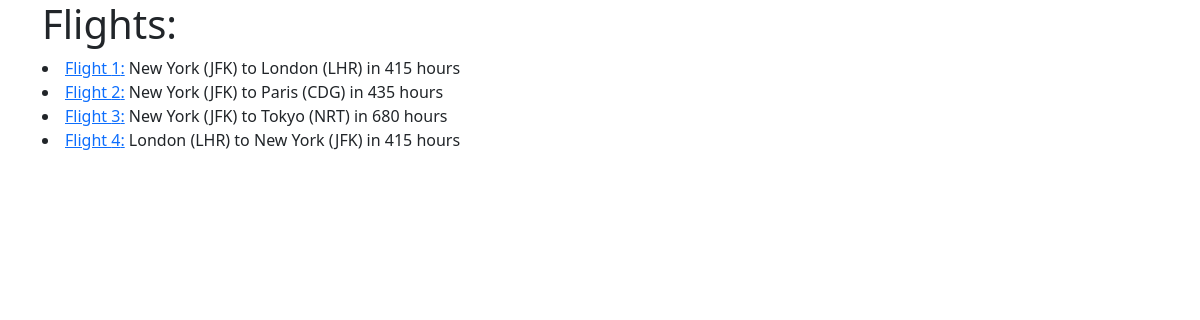
The app's page /flights/ with its own data.
### flights/models.py (models this page shows, shortened)
class Flight(models.Model):
    origin = models.ForeignKey(
        Airport, on_delete=models.CASCADE, related_name="departures")
    destination = models.ForeignKey(
        Airport, on_delete=models.CASCADE, related_name="arrivals")
    duration = models.IntegerField()

class Airport(models.Model):
    code = models.CharField(max_length=3)
    city = models.CharField(max_length=64)
    def __str__(self) -> str:
        return f"{self.city} ({self.code})"

### flights/views.py (the view)
# urls.py: path("", views.index, name="index"),
def index(request):
    return render(request, "flights/index.html", {
        "flights": Flight.objects.all()
    })

### flights/templates/flights/index.html (shortened to what this page needs)
{% extends 'flights/layout.html' %}
{% block body %}
<h1>Flights:</h1>
{% for flight in flights%}
<li>
 <a href="{% url 'flight' flight.id %}">Flight {{flight.id}}:</a> {{flight.origin}} to {{flight.destination}} in {{flight.duration}} hours
</li>
{% endfor %}
{% endblock body %}

### flights/templates/flights/layout.html (shortened to what this page needs)
<!DOCTYPE html>
<html lang="en">
<head>
  <link href="https://cdn.jsdelivr.net/npm/bootstrap@5.0.2/dist/css/bootstrap.min.css" rel="stylesheet">
</head>
<body>
  <div class="container">
  {% block body %}
  {% endblock body %}
</div>
</body>
</html>

### records on screen
Flight: id "1", origin "New York (JFK)", destination "London (LHR)", duration "415"
Flight: id "2", origin "New York (JFK)", destination "Paris (CDG)", duration "435"
Flight: id "3", origin "New York (JFK)", destination "Tokyo (NRT)", duration "680"
Flight: id "4", origin "London (LHR)", destination "New York (JFK)", duration "415"
